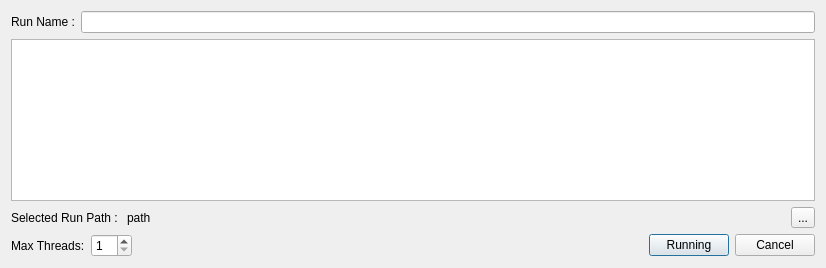
<?xml version="1.0" encoding="UTF-8"?>
<ui version="4.0">
 <class>Dialog</class>
 <widget class="QDialog" name="Dialog">
  <property name="geometry">
   <rect>
    <x>0</x>
    <y>0</y>
    <width>826</width>
    <height>268</height>
   </rect>
  </property>
  <property name="sizePolicy">
   <sizepolicy hsizetype="Minimum" vsizetype="Expanding">
    <horstretch>0</horstretch>
    <verstretch>0</verstretch>
   </sizepolicy>
  </property>
  <property name="maximumSize">
   <size>
    <width>500000</width>
    <height>500000</height>
   </size>
  </property>
  <property name="windowTitle">
   <string>Dialog</string>
  </property>
  <layout class="QGridLayout" name="gridLayout_3">
   <item row="0" column="1">
    <widget class="QLineEdit" name="le_run">
     <property name="font">
      <font>
       <pointsize>9</pointsize>
      </font>
     </property>
    </widget>
   </item>
   <item row="3" column="0" colspan="2">
    <layout class="QHBoxLayout" name="horizontalLayout">
     <item>
      <widget class="QLabel" name="label">
       <property name="text">
        <string>Max Threads:</string>
       </property>
      </widget>
     </item>
     <item>
      <widget class="QSpinBox" name="sp_core">
       <property name="minimum">
        <number>1</number>
       </property>
      </widget>
     </item>
     <item>
      <spacer name="horizontalSpacer">
       <property name="orientation">
        <enum>Qt::Horizontal</enum>
       </property>
       <property name="sizeHint" stdset="0">
        <size>
         <width>40</width>
         <height>20</height>
        </size>
       </property>
      </spacer>
     </item>
     <item>
      <widget class="QPushButton" name="bt_running">
       <property name="text">
        <string>Running</string>
       </property>
      </widget>
     </item>
     <item>
      <widget class="QPushButton" name="bt_cancel">
       <property name="text">
        <string>Cancel</string>
       </property>
      </widget>
     </item>
    </layout>
   </item>
   <item row="0" column="0">
    <widget class="QLabel" name="lbl_run">
     <property name="font">
      <font>
       <pointsize>9</pointsize>
      </font>
     </property>
     <property name="text">
      <string>Run Name :</string>
     </property>
    </widget>
   </item>
   <item row="1" column="0" colspan="2">
    <widget class="QTableWidget" name="table">
     <attribute name="horizontalHeaderCascadingSectionResizes">
      <bool>true</bool>
     </attribute>
     <attribute name="horizontalHeaderStretchLastSection">
      <bool>true</bool>
     </attribute>
    </widget>
   </item>
   <item row="2" column="0" colspan="2">
    <layout class="QHBoxLayout" name="horizontalLayout_2">
     <item>
      <widget class="QLabel" name="label_2">
       <property name="text">
        <string>Selected Run Path : </string>
       </property>
      </widget>
     </item>
     <item>
      <widget class="QLabel" name="lbl_path">
       <property name="text">
        <string>path</string>
       </property>
      </widget>
     </item>
     <item>
      <spacer name="horizontalSpacer_2">
       <property name="orientation">
        <enum>Qt::Horizontal</enum>
       </property>
       <property name="sizeHint" stdset="0">
        <size>
         <width>40</width>
         <height>20</height>
        </size>
       </property>
      </spacer>
     </item>
     <item>
      <widget class="QToolButton" name="bt_path">
       <property name="text">
        <string>...</string>
       </property>
      </widget>
     </item>
    </layout>
   </item>
  </layout>
 </widget>
 <resources/>
 <connections>
  <connection>
   <sender>bt_cancel</sender>
   <signal>clicked()</signal>
   <receiver>Dialog</receiver>
   <slot>reject()</slot>
   <hints>
    <hint type="sourcelabel">
     <x>512</x>
     <y>147</y>
    </hint>
    <hint type="destinationlabel">
     <x>279</x>
     <y>84</y>
    </hint>
   </hints>
  </connection>
 </connections>
</ui>
